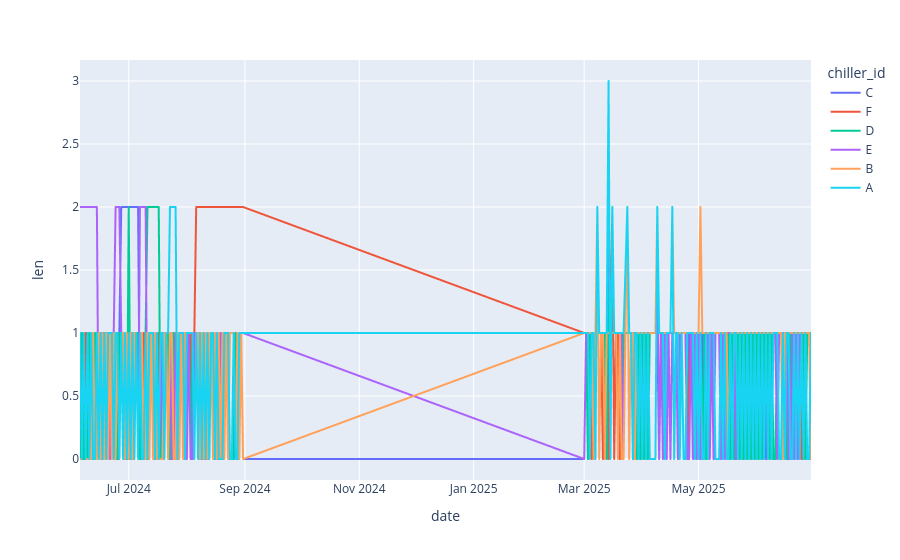

The notebook cell saved with this chart:
### Markdown cell above
This is quite interesting: Almost 90% of null values are present at the 9am measurement cycle. Next, we'll take a look if the null values appear in specific time periods.

### Code cell
null_plt_df = (
    df.filter(null_mask)
    .group_by(pl.col("timestamp").dt.date().alias("date"), "chiller_id")
    .len()
)

# Full grid of all dates x all chiller_ids
all_dates = df.select(pl.col("timestamp").dt.date().alias("date")).unique()
all_chillers = df.select("chiller_id").unique()
full_grid = all_dates.join(all_chillers, how="cross")

null_plt_df = (
    full_grid
    .join(null_plt_df, on=["date", "chiller_id"], how="left")
    .with_columns(pl.col("len").fill_null(0))
    .sort("date")
)

px.line(
    null_plt_df,
    x="date", y="len",
    color="chiller_id"
)

### Figure 1 — Plotly figure (JSON) as saved in the notebook; plotly's stock layout.template omitted (floating-point values rounded to 4 significant figures; data arrays with more than 128 entries replaced by an {"elided": "..."} marker saying what was removed)
{"data": [{"hovertemplate": "chiller_id=C<br>date=%{x}<br>len=%{y}<extra></extra>", "legendgroup": "C", "line": {"color": "#636efa", "dash": "solid"}, "marker": {"symbol": "circle"}, "mode": "lines", "name": "C", "showlegend": true, "type": "scattergl", "x": {"elided": "208 str values"}, "xaxis": "x", "y": {"elided": "208 int values"}, "yaxis": "y"}, {"hovertemplate": "chiller_id=F<br>date=%{x}<br>len=%{y}<extra></extra>", "legendgroup": "F", "line": {"color": "#EF553B", "dash": "solid"}, "marker": {"symbol": "circle"}, "mode": "lines", "name": "F", "showlegend": true, "type": "scattergl", "x": {"elided": "208 str values"}, "xaxis": "x", "y": {"elided": "208 int values"}, "yaxis": "y"}, {"hovertemplate": "chiller_id=D<br>date=%{x}<br>len=%{y}<extra></extra>", "legendgroup": "D", "line": {"color": "#00cc96", "dash": "solid"}, "marker": {"symbol": "circle"}, "mode": "lines", "name": "D", "showlegend": true, "type": "scattergl", "x": {"elided": "208 str values"}, "xaxis": "x", "y": {"elided": "208 int values"}, "yaxis": "y"}, {"hovertemplate": "chiller_id=E<br>date=%{x}<br>len=%{y}<extra></extra>", "legendgroup": "E", "line": {"color": "#ab63fa", "dash": "solid"}, "marker": {"symbol": "circle"}, "mode": "lines", "name": "E", "showlegend": true, "type": "scattergl", "x": {"elided": "208 str values"}, "xaxis": "x", "y": {"elided": "208 int values"}, "yaxis": "y"}, {"hovertemplate": "chiller_id=B<br>date=%{x}<br>len=%{y}<extra></extra>", "legendgroup": "B", "line": {"color": "#FFA15A", "dash": "solid"}, "marker": {"symbol": "circle"}, "mode": "lines", "name": "B", "showlegend": true, "type": "scattergl", "x": {"elided": "208 str values"}, "xaxis": "x", "y": {"elided": "208 int values"}, "yaxis": "y"}, {"hovertemplate": "chiller_id=A<br>date=%{x}<br>len=%{y}<extra></extra>", "legendgroup": "A", "line": {"color": "#19d3f3", "dash": "solid"}, "marker": {"symbol": "circle"}, "mode": "lines", "name": "A", "showlegend": true, "type": "scattergl", "x": {"elided": "208 str values"}, "xaxis": "x", "y": {"elided": "208 int values"}, "yaxis": "y"}], "layout": {"legend": {"title": {"text": "chiller_id"}, "tracegroupgap": 0}, "margin": {"t": 60}, "xaxis": {"anchor": "y", "domain": [0, 1], "title": {"text": "date"}}, "yaxis": {"anchor": "x", "domain": [0, 1], "title": {"text": "len"}}}}
